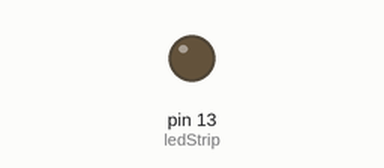
This sketch was run on a simulated Arduino Uno, built with avr-gcc and run on an emulated ATmega328P. Shown: output pins drawn as LEDs (lit = HIGH). Random numbers use the default seed unless the sketch sets one.

Above: at 0.4 s.
At 38.75 s:
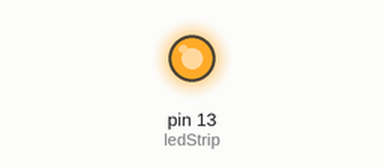
Timing chart, 0 to 40.0 s (numbered marks = the images above):
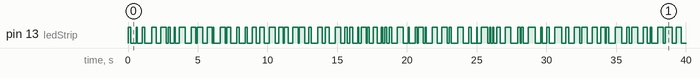

The sketch:

random_strobe.ino
```cpp
/**
 * Pattern Blinking LED
 * Will produce a random strobe pattern.
 * @author me@nishantarora.in whizzzkid
 */
const int ledStrip = 13;
int i,c = 0;
int maxPower = 255;
int delayMax = 500;

void setup(){
  // initialize the LED as an output:
  pinMode(ledStrip, OUTPUT);
}

void loop(){
  analogWrite(ledStrip, maxPower);
  delay(random((delayMax*0.1),delayMax));
  analogWrite(ledStrip, 0);
  delay(random((delayMax*0.1),delayMax));
}
```
